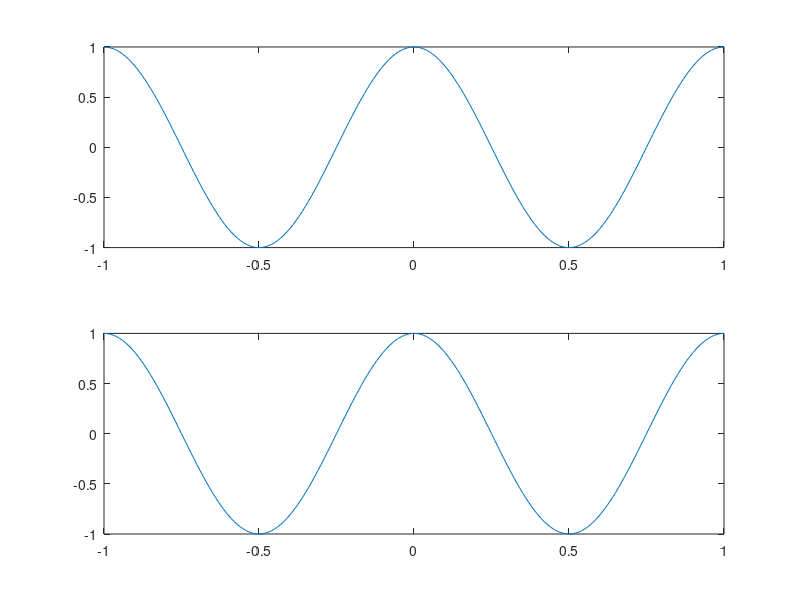
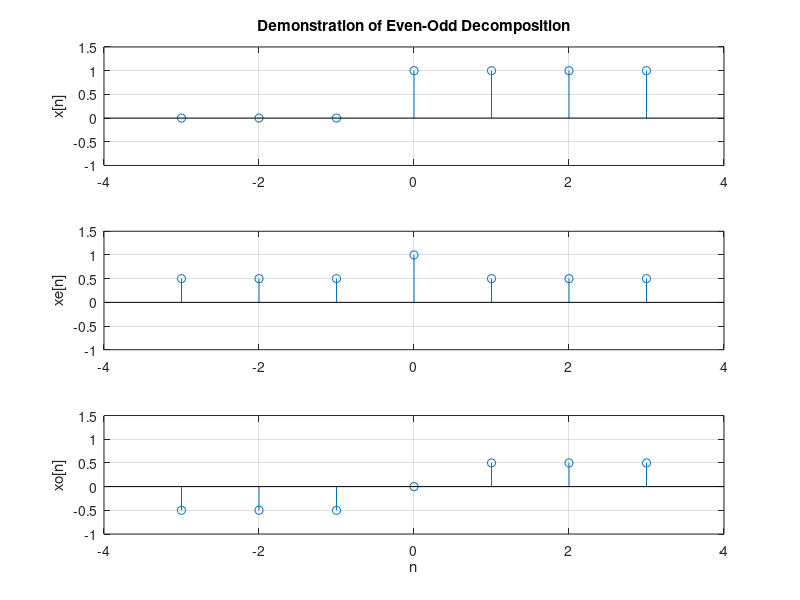

MATLAB code to generate these figures, in order:
f=1; 
 t=-1:0.01:1;  
 xe=cos(2*pi*f*t);
xo=sin(2*pi*f*t);
subplot(2,1,1);plot(t,xe);
subplot(2,1,2);plot(-t,xe); 
figure ; 
subplot(2,1,1);plot(t,xo); 
subplot(2,1,2);plot(-t,xo);
n =-3:3;xn = [0 0 0 1 1 1 1];
 xN = [1 1 1 1 0 0 0];
 xe =(xn+xN)/2;
 xo =(xn-xN)/2;
 subplot(3,1,1);stem(n,xn);axis([-4 4 -1 1.5]); 
grid;ylabel('x[n]') ;
title('Demonstration of Even-Odd Decomposition');  
 subplot(3,1,2);stem(n,xe);axis([-4 4 -1 1.5]);
 grid;ylabel('xe[n]');
 subplot(3,1,3);stem(n,xo);axis([-4 4 -1 1.5]) ;
grid;ylabel('xo[n]');xlabel('n');